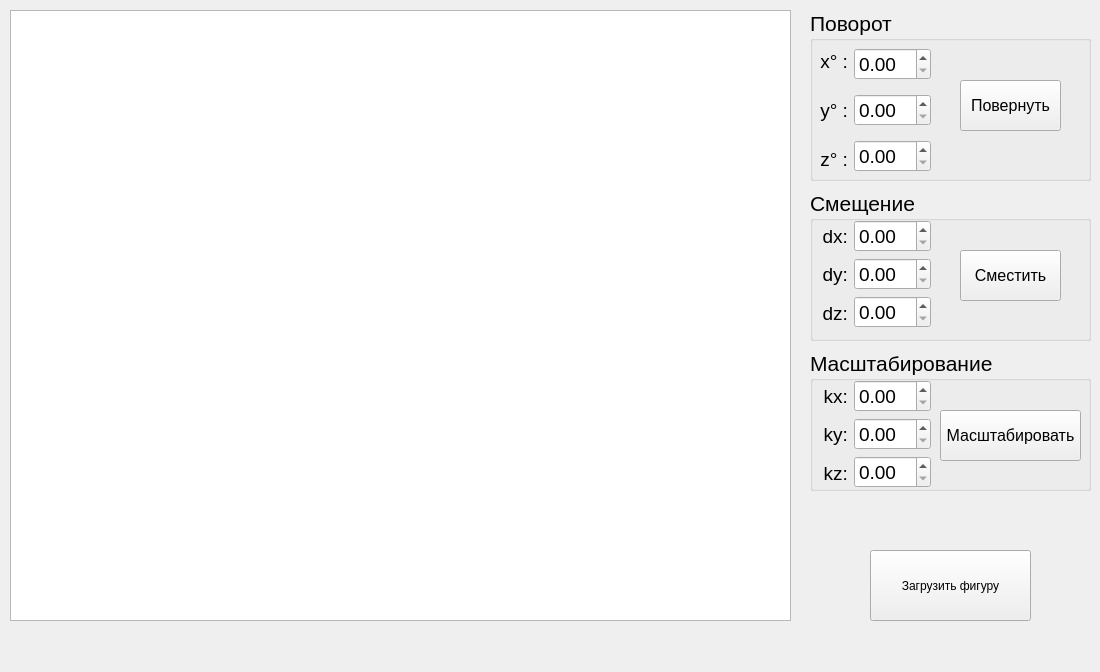
<?xml version="1.0" encoding="UTF-8"?>
<ui version="4.0">
 <class>MainWindow</class>
 <widget class="QMainWindow" name="MainWindow">
  <property name="geometry">
   <rect>
    <x>0</x>
    <y>0</y>
    <width>1100</width>
    <height>672</height>
   </rect>
  </property>
  <property name="windowTitle">
   <string>Lab_01 (Цветков И.А. ИУ7-43Б)</string>
  </property>
  <widget class="QWidget" name="centralwidget">
   <widget class="QGroupBox" name="groupBox_spin">
    <property name="geometry">
     <rect>
      <x>810</x>
      <y>10</y>
      <width>281</width>
      <height>171</height>
     </rect>
    </property>
    <property name="font">
     <font>
      <pointsize>16</pointsize>
     </font>
    </property>
    <property name="title">
     <string>Поворот</string>
    </property>
    <widget class="QWidget" name="layoutWidget">
     <property name="geometry">
      <rect>
       <x>-40</x>
       <y>30</y>
       <width>161</width>
       <height>141</height>
      </rect>
     </property>
     <layout class="QHBoxLayout" name="horizontalLayout">
      <item>
       <layout class="QVBoxLayout" name="verticalLayout_2">
        <item>
         <widget class="QLabel" name="label">
          <property name="font">
           <font>
            <pointsize>14</pointsize>
           </font>
          </property>
          <property name="text">
           <string>x° :</string>
          </property>
          <property name="alignment">
           <set>Qt::AlignRight|Qt::AlignTrailing|Qt::AlignVCenter</set>
          </property>
         </widget>
        </item>
        <item>
         <widget class="QLabel" name="label_2">
          <property name="font">
           <font>
            <pointsize>14</pointsize>
           </font>
          </property>
          <property name="text">
           <string>y° :</string>
          </property>
          <property name="alignment">
           <set>Qt::AlignRight|Qt::AlignTrailing|Qt::AlignVCenter</set>
          </property>
         </widget>
        </item>
        <item>
         <widget class="QLabel" name="label_3">
          <property name="font">
           <font>
            <pointsize>14</pointsize>
           </font>
          </property>
          <property name="text">
           <string>z° :</string>
          </property>
          <property name="alignment">
           <set>Qt::AlignRight|Qt::AlignTrailing|Qt::AlignVCenter</set>
          </property>
         </widget>
        </item>
       </layout>
      </item>
      <item>
       <layout class="QVBoxLayout" name="verticalLayout">
        <item>
         <widget class="QDoubleSpinBox" name="doubleSpinBox_spin_x">
          <property name="font">
           <font>
            <pointsize>14</pointsize>
           </font>
          </property>
         </widget>
        </item>
        <item>
         <widget class="QDoubleSpinBox" name="doubleSpinBox_spin_y">
          <property name="font">
           <font>
            <pointsize>14</pointsize>
           </font>
          </property>
         </widget>
        </item>
        <item>
         <widget class="QDoubleSpinBox" name="doubleSpinBox_spin_z">
          <property name="font">
           <font>
            <pointsize>14</pointsize>
           </font>
          </property>
         </widget>
        </item>
       </layout>
      </item>
     </layout>
    </widget>
    <widget class="QPushButton" name="pushButton_spin">
     <property name="geometry">
      <rect>
       <x>150</x>
       <y>70</y>
       <width>101</width>
       <height>51</height>
      </rect>
     </property>
     <property name="font">
      <font>
       <pointsize>12</pointsize>
      </font>
     </property>
     <property name="text">
      <string>Повернуть</string>
     </property>
    </widget>
   </widget>
   <widget class="QGroupBox" name="groupBox_move">
    <property name="geometry">
     <rect>
      <x>810</x>
      <y>190</y>
      <width>281</width>
      <height>151</height>
     </rect>
    </property>
    <property name="font">
     <font>
      <pointsize>16</pointsize>
     </font>
    </property>
    <property name="title">
     <string>Смещение</string>
    </property>
    <widget class="QWidget" name="layoutWidget">
     <property name="geometry">
      <rect>
       <x>-40</x>
       <y>30</y>
       <width>161</width>
       <height>109</height>
      </rect>
     </property>
     <layout class="QHBoxLayout" name="horizontalLayout_2">
      <item>
       <layout class="QVBoxLayout" name="verticalLayout_3">
        <item>
         <widget class="QLabel" name="label_4">
          <property name="font">
           <font>
            <pointsize>14</pointsize>
           </font>
          </property>
          <property name="text">
           <string>dx:</string>
          </property>
          <property name="alignment">
           <set>Qt::AlignRight|Qt::AlignTrailing|Qt::AlignVCenter</set>
          </property>
         </widget>
        </item>
        <item>
         <widget class="QLabel" name="label_5">
          <property name="font">
           <font>
            <pointsize>14</pointsize>
           </font>
          </property>
          <property name="text">
           <string>dy:</string>
          </property>
          <property name="alignment">
           <set>Qt::AlignRight|Qt::AlignTrailing|Qt::AlignVCenter</set>
          </property>
         </widget>
        </item>
        <item>
         <widget class="QLabel" name="label_6">
          <property name="font">
           <font>
            <pointsize>14</pointsize>
           </font>
          </property>
          <property name="text">
           <string>dz:</string>
          </property>
          <property name="alignment">
           <set>Qt::AlignRight|Qt::AlignTrailing|Qt::AlignVCenter</set>
          </property>
         </widget>
        </item>
       </layout>
      </item>
      <item>
       <layout class="QVBoxLayout" name="verticalLayout_4">
        <item>
         <widget class="QDoubleSpinBox" name="doubleSpinBox_move_x">
          <property name="font">
           <font>
            <pointsize>14</pointsize>
           </font>
          </property>
         </widget>
        </item>
        <item>
         <widget class="QDoubleSpinBox" name="doubleSpinBox_move_y">
          <property name="font">
           <font>
            <pointsize>14</pointsize>
           </font>
          </property>
         </widget>
        </item>
        <item>
         <widget class="QDoubleSpinBox" name="doubleSpinBox_move_z">
          <property name="font">
           <font>
            <pointsize>14</pointsize>
           </font>
          </property>
         </widget>
        </item>
       </layout>
      </item>
     </layout>
    </widget>
    <widget class="QPushButton" name="pushButton_move">
     <property name="geometry">
      <rect>
       <x>150</x>
       <y>60</y>
       <width>101</width>
       <height>51</height>
      </rect>
     </property>
     <property name="font">
      <font>
       <pointsize>12</pointsize>
      </font>
     </property>
     <property name="text">
      <string>Сместить</string>
     </property>
    </widget>
   </widget>
   <widget class="QGroupBox" name="groupBox_scale">
    <property name="geometry">
     <rect>
      <x>810</x>
      <y>350</y>
      <width>281</width>
      <height>141</height>
     </rect>
    </property>
    <property name="font">
     <font>
      <pointsize>16</pointsize>
     </font>
    </property>
    <property name="title">
     <string>Масштабирование</string>
    </property>
    <widget class="QWidget" name="layoutWidget_2">
     <property name="geometry">
      <rect>
       <x>-40</x>
       <y>30</y>
       <width>161</width>
       <height>109</height>
      </rect>
     </property>
     <layout class="QHBoxLayout" name="horizontalLayout_3">
      <item>
       <layout class="QVBoxLayout" name="verticalLayout_5">
        <item>
         <widget class="QLabel" name="label_7">
          <property name="font">
           <font>
            <pointsize>14</pointsize>
           </font>
          </property>
          <property name="text">
           <string>kx:</string>
          </property>
          <property name="alignment">
           <set>Qt::AlignRight|Qt::AlignTrailing|Qt::AlignVCenter</set>
          </property>
         </widget>
        </item>
        <item>
         <widget class="QLabel" name="label_8">
          <property name="font">
           <font>
            <pointsize>14</pointsize>
           </font>
          </property>
          <property name="text">
           <string>ky:</string>
          </property>
          <property name="alignment">
           <set>Qt::AlignRight|Qt::AlignTrailing|Qt::AlignVCenter</set>
          </property>
         </widget>
        </item>
        <item>
         <widget class="QLabel" name="label_9">
          <property name="font">
           <font>
            <pointsize>14</pointsize>
           </font>
          </property>
          <property name="text">
           <string>kz:</string>
          </property>
          <property name="alignment">
           <set>Qt::AlignRight|Qt::AlignTrailing|Qt::AlignVCenter</set>
          </property>
         </widget>
        </item>
       </layout>
      </item>
      <item>
       <layout class="QVBoxLayout" name="verticalLayout_6">
        <item>
         <widget class="QDoubleSpinBox" name="doubleSpinBox_scale_x">
          <property name="font">
           <font>
            <pointsize>14</pointsize>
           </font>
          </property>
         </widget>
        </item>
        <item>
         <widget class="QDoubleSpinBox" name="doubleSpinBox_scale_y">
          <property name="font">
           <font>
            <pointsize>14</pointsize>
           </font>
          </property>
         </widget>
        </item>
        <item>
         <widget class="QDoubleSpinBox" name="doubleSpinBox_scale_z">
          <property name="font">
           <font>
            <pointsize>14</pointsize>
           </font>
          </property>
         </widget>
        </item>
       </layout>
      </item>
     </layout>
    </widget>
    <widget class="QPushButton" name="pushButton_scale">
     <property name="geometry">
      <rect>
       <x>130</x>
       <y>60</y>
       <width>141</width>
       <height>51</height>
      </rect>
     </property>
     <property name="font">
      <font>
       <pointsize>12</pointsize>
      </font>
     </property>
     <property name="text">
      <string>Масштабировать</string>
     </property>
    </widget>
   </widget>
   <widget class="QPushButton" name="pushButton_load">
    <property name="geometry">
     <rect>
      <x>870</x>
      <y>550</y>
      <width>161</width>
      <height>71</height>
     </rect>
    </property>
    <property name="text">
     <string>Загрузить фигуру</string>
    </property>
   </widget>
   <widget class="QGraphicsView" name="graphicsView">
    <property name="geometry">
     <rect>
      <x>10</x>
      <y>10</y>
      <width>781</width>
      <height>611</height>
     </rect>
    </property>
   </widget>
  </widget>
  <widget class="QMenuBar" name="menubar">
   <property name="geometry">
    <rect>
     <x>0</x>
     <y>0</y>
     <width>1100</width>
     <height>22</height>
    </rect>
   </property>
  </widget>
 </widget>
 <resources/>
 <connections/>
</ui>
